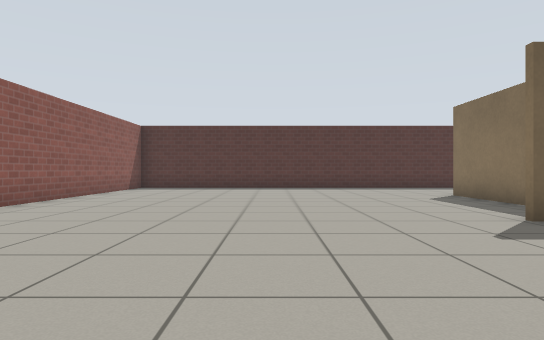
view 1 (above)

22 first-person views from a walk through a world built for the Gazebo simulator. The camera is 0.72 m above the floor, looks level and sees 75° across. The floor is counted in squares, 1 m on a side. Each view is taken from the middle of a square. On the plan, view 1 faces up. The plan holds only what a view shows up to about 11 squares ahead; the rest is blank. Robots are left out. Gazebo's built-in surfaces are drawn with simple patterns.

view 2
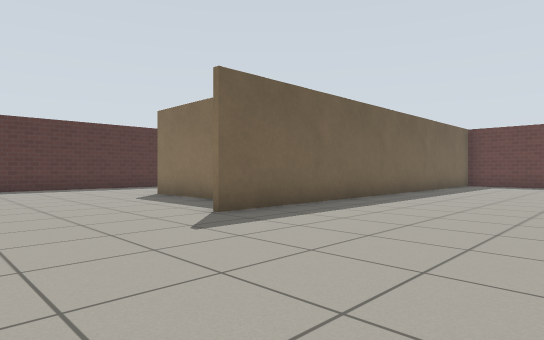

view 3
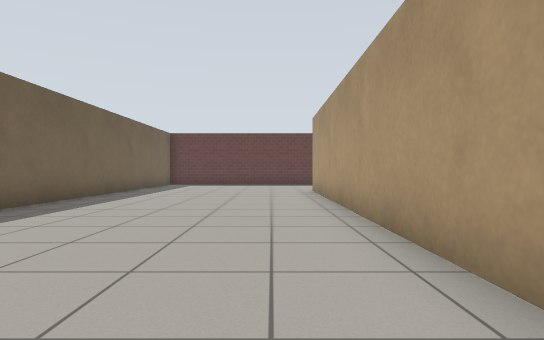

view 4
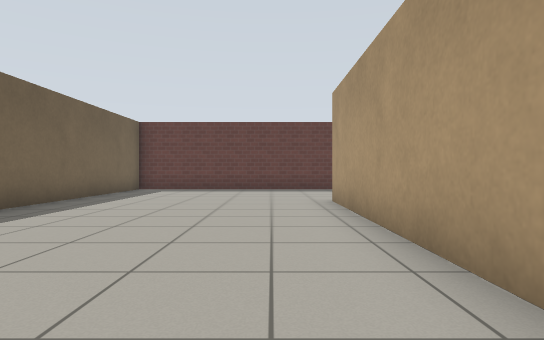

view 5
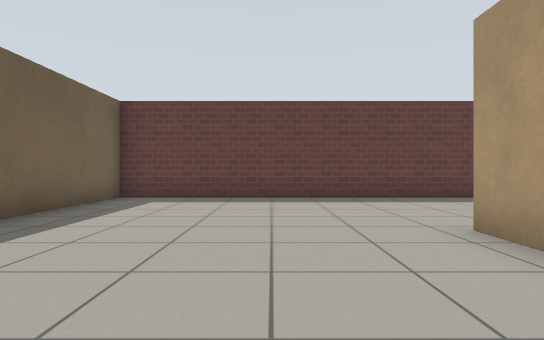

view 6
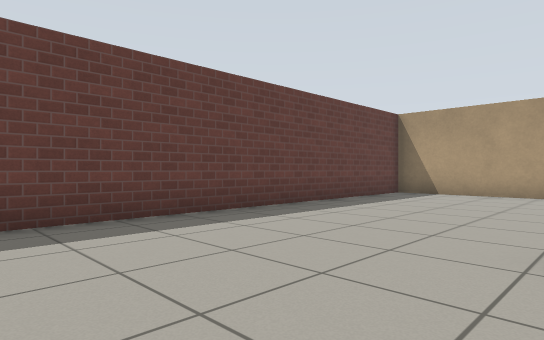

view 7
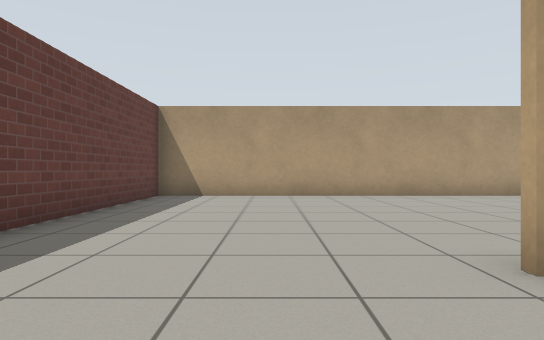

view 8
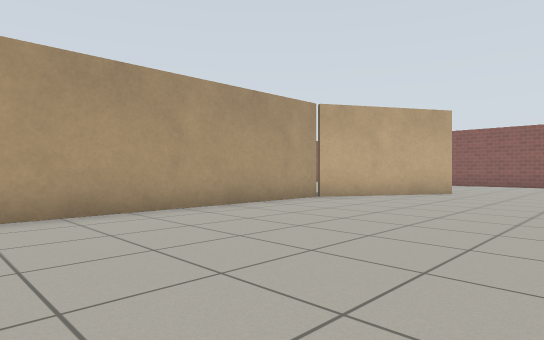

view 9
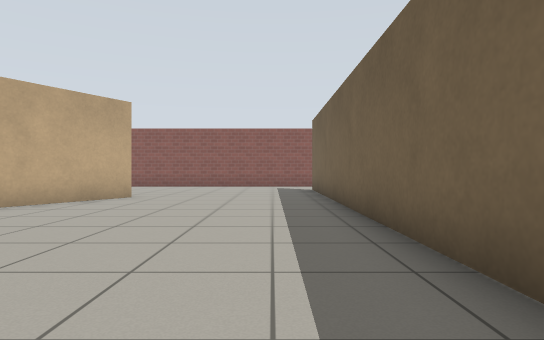

view 10
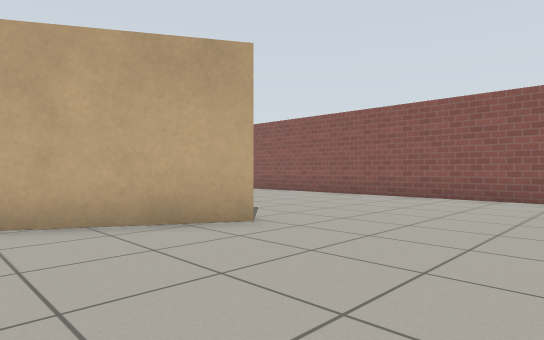

view 11
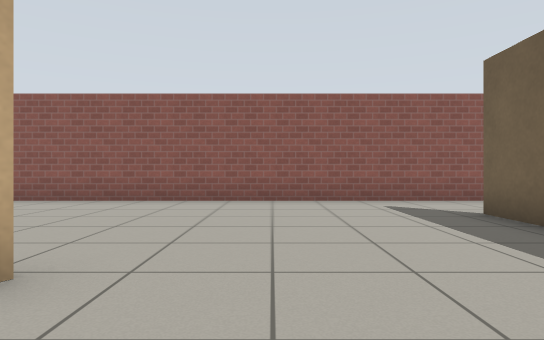

view 12
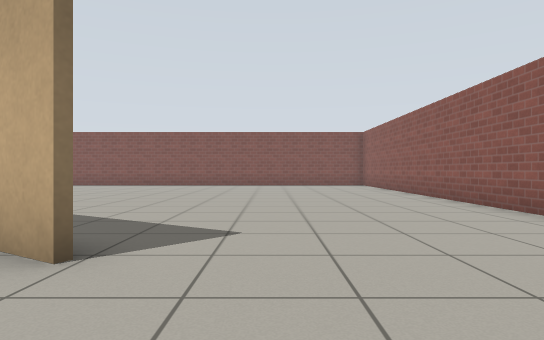

view 13
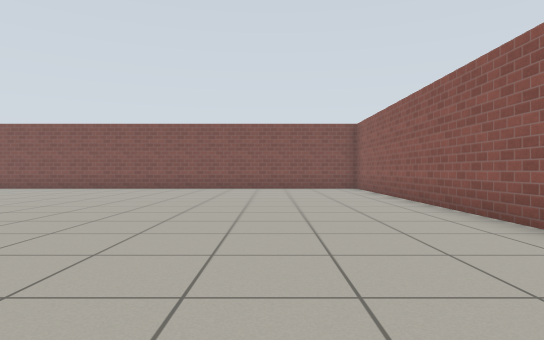

view 14
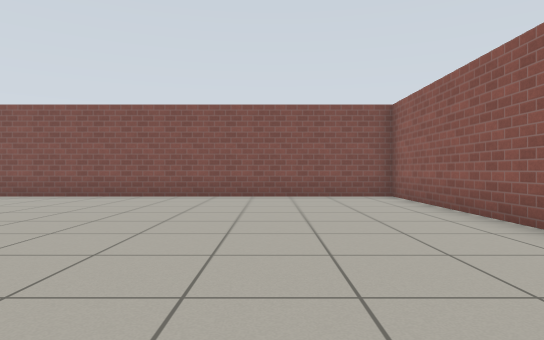

view 15
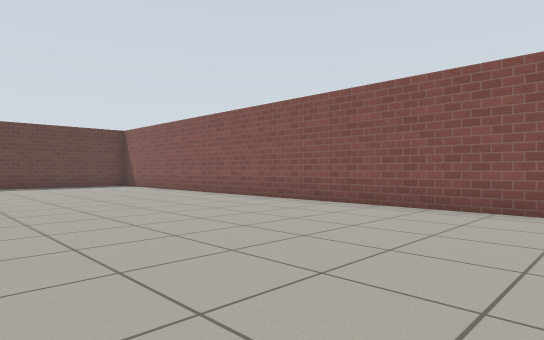

view 16
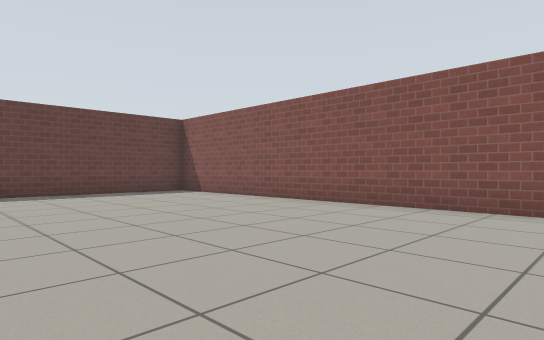

view 17
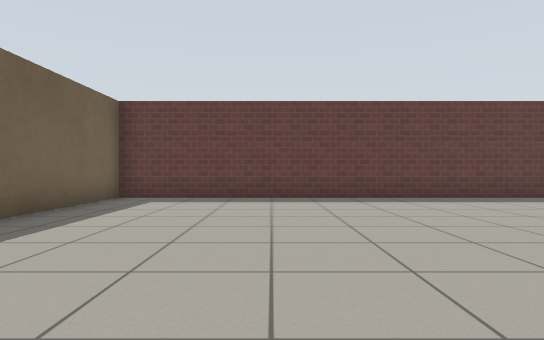

view 18
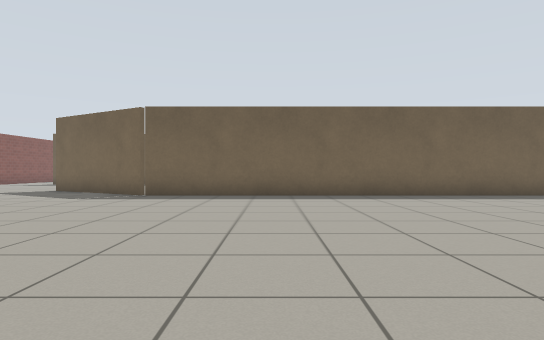

view 19
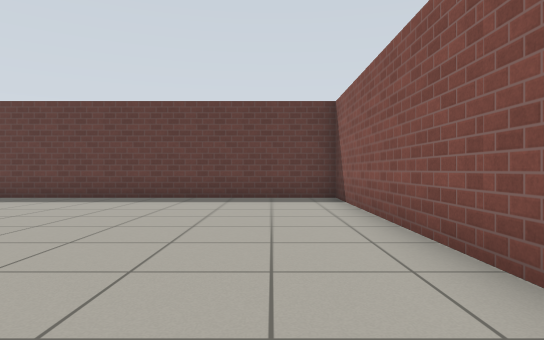

view 20
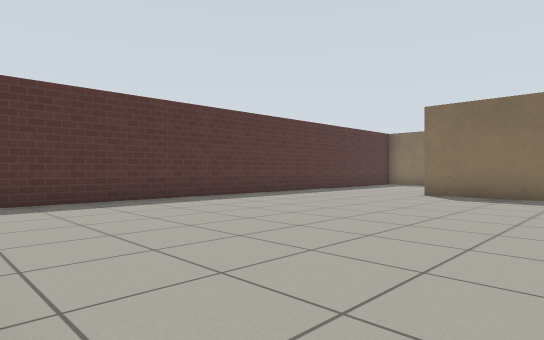

view 21
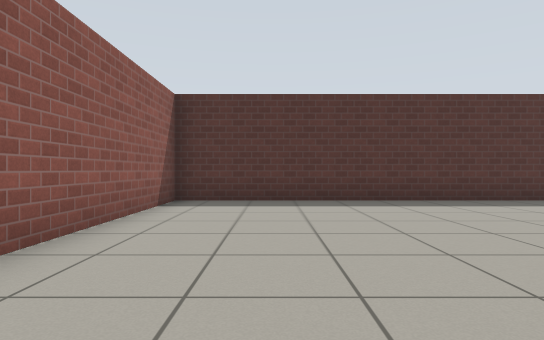

view 22
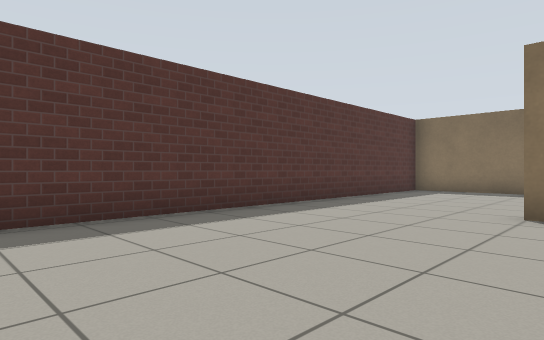

### Floor plan
Points are (right, up) in squares from view 1. A wall is a line through its corners. A room is listed if a view was taken in it or the views show most of it. See-through windows are left out.
Room 1 (views 1, 2, 3, 4, 5, 6, 7, 8, 9, 10, 11, 12, 13, 14, 15, 16, 17, 18, 19, 20, 21, 22)
walls: (8.1, -1.5) (-2.9, -1.5); (1.8, -1.4) (12.3, -1.4); (0.6, -6.7) (4.4, -8.9) (17.2, -8.9) (17.2, 4.9) (3.6, 4.9); (5.1, 7.1) (5.1, 10.1); (-5.3, 0) (-5.3, -20.7) (17.2, -20.7) (17.2, -9) (4.4, -9) (2.6, -8); (11.5, 11.1) (11.5, 12.1); (9.3, 14.3) (-5.3, 14.3) (-5.3, 6.9)

Where each view was taken, in squares from view 1:
view 1: 0 up, 0 right, facing up
view 2: 0 up, 0 right, facing up-right
view 3: 0 up, 0 right, facing right
view 4: 0 up, 4 right, facing right
view 5: 1 up, 8 right, facing right
view 6: 2 up, 12 right, facing down-right
view 7: 1 up, 14 right, facing down
view 8: 3 down, 12 right, facing down-left
view 9: 3 down, 10 right, facing left
view 10: 3 down, 4 right, facing down-left
view 11: 5 down, 3 right, facing left
view 12: 4 down, 1 left, facing down
view 13: 7 down, 2 left, facing down
view 14: 11 down, 2 left, facing down
view 15: 14 down, 1 right, facing down-right
view 16: 14 down, 6 right, facing down-right
view 17: 13 down, 8 right, facing right
view 18: 19 down, 8 right, facing up
view 19: 19 down, 8 right, facing right
view 20: 6 up, 5 left, facing up-right
view 21: 6 up, 3 left, facing up
view 22: 9 up, 1 left, facing up-right
